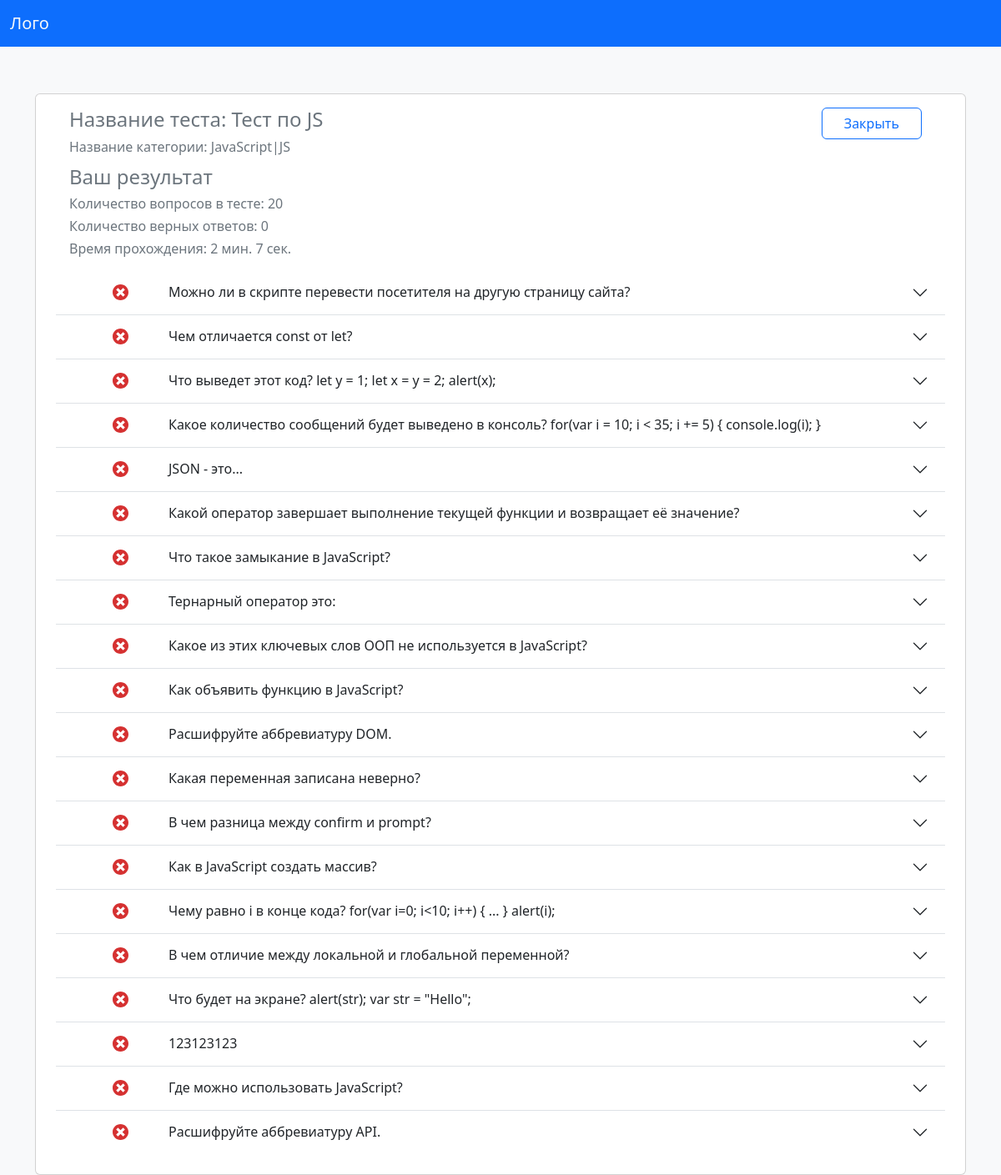
Screenshot of /resultUser/221 (signed in) with the database file from the repository.
### WebTest/models.py (models this page shows, shortened)
class List_test(models.Model):
    cover = models.ImageField(upload_to='images/',blank=True,verbose_name="Абложка теста")
    name = models.CharField(max_length=35,verbose_name="Название теста")
    category =  models.ForeignKey(Category,on_delete=models.CASCADE,verbose_name="Категория теста")
    time_start = models.DateTimeField(verbose_name="Время начало теста")
    time_end = models.DateTimeField(verbose_name="Время окончания теста")
    count_answer = models.IntegerField(verbose_name="Кол-во вопросов в тесте")
    count_treing= models.IntegerField(verbose_name="Кол-во попыток в тесте")
    class Meta:
        verbose_name="Тест"
        verbose_name_plural="Тесты"

class Category(models.Model):
    name = models.CharField(max_length=35, verbose_name="Название категории",)
    class Meta:
        verbose_name="Категории"
        verbose_name_plural="Категории"

class Question(models.Model):
    ltest_id = models.ForeignKey(List_test,on_delete=models.CASCADE,verbose_name="Название теста")
    question =  models.TextField(max_length=1500,verbose_name="Вопрос")
    answer1 =  models.TextField(max_length=1500,verbose_name="Ответ 1")
    answer2 =  models.TextField(max_length=1500,verbose_name="Ответ 2")
    answer3 =  models.TextField(max_length=1500,verbose_name="Ответ 3")
    answer4 =  models.TextField(max_length=1500,verbose_name="Ответ 4")
    trueAnswer=  models.CharField(max_length=20,verbose_name="Номер правильного ответа")
    class Meta:
        verbose_name="Вопрос"
        verbose_name_plural="Вопросы"

### WebTest/views.py (the view)
# urls.py: path('resultUser/<int:idResult>',ResultUser,name='resultUser'),
def ResultUser(request, idResult):
    us = request.user
    if request.user.is_authenticated != True:
        return render(request, "Login.html")
    result = Result.objects.get(id=idResult)
    question = Question.objects.filter(ltest_id=result.list_test_id)
    test = List_test.objects.get(id=result.list_test_id.id)
    category = Category.objects.get(id=test.category.id)
    time=(result.time).split(" ")
    min=40-int(time[0])
    sec=60-int(time[1])
    if(sec>60):
        min-=1
    if(min==40):
        sec = 0
    if(sec==60):
        sec=0
    st = result.answers
    d = dict()
    s1 = json.dumps(st)
    d = json.loads(s1)
    d = json.loads(d)
    c = list()
    i = 0
    rightcountanswer = 0
    for key, value in d.items():
        questions = Question.objects.get(id=key, ltest_id=result.list_test_id)
        st_answer = ""
        if ("1" in questions.trueAnswer):
            st_answer = questions.answer1
        if ("2" in questions.trueAnswer):
            st_answer = questions.answer2
        if ("3" in questions.trueAnswer):
            st_answer = questions.answer3
        if ("4" in questions.trueAnswer):
            st_answer = questions.answer4
        if (value == st_answer):
            rightcountanswer += 1
        resultForView = ResultfForView(
            questions.question, key, value, st_answer)
        i += 1
        c.append(resultForView)
    data = {'result': result, 'question': question,
            'test': test, 'category': category,
            'resultForView': c, 'countright': rightcountanswer,
            'countQuestions':i,"min":min,"sec":sec}
    return render(request, "ResultUser.html", data)

### WebTest/templates/ResultUser.html (shortened to what this page needs)
<html>
<head>
    {% load static %}
    <link rel="stylesheet" href={% static "bootstrap-5.3.0-alpha1-dist/css/bootstrap.css" %}>
</head>
<nav class="navbar navbar-expand-lg navbar-light bg-primary">
    <div class="container-fluid">
        <a class="navbar-brand text-light " href="{% url 'main' %}">Лого</a>
    </div>
</nav>
<body class="bg-light">
    <div class="container justify-content-center pt-5 mt-2 text-secondary">
        <div class="container pt-2 card ">
            <div class="row pt-2 mx-3">
                <div class="col-12 col-sm-6 ">
                    <h4>Название теста: {{test.name}}</h4>
                </div>
                <div class="col-12 col-sm-6 ">
                    <div class="container">
                        <a class="btn btn-outline-primary w-25 float-lg-end " type="button" href="{% url 'main' %}"> Закрыть
                        </a>
                    </div>
                </div>
            </div>
            <div class="row mx-3">
                <div class="col-12">
                    <h6>Название категории: {{category.name}}</h6>
                </div>
            </div>
            <div class="row  mx-3">
                <div class="col-12 pt-1">
                    <h4>Ваш результат</h4>
                </div>
            </div>
            <div class="row  mx-3">
                <div class="col-12">
                    <h6>Количество вопросов в тесте: {{countQuestions}}</h6>
                </div>
            </div>
            <div class="row  mx-3">
                <div class="col-12">
                    <h6>Количество верных ответов: {{countright}}</h6>
                </div>
            </div>
            <div class="row  mx-3">
                <div class="col-12">
                    <h6>Время прохождения: {{min}} мин. {{sec}} сек.</h6>
                </div>
            </div>
            <div class="container">
                <div class="row">
                    <div class="col-12 pt-2 col-md-12 col-sm-12">
                        <div class="accordion accordion-flush" id="accordionFlushExample">
                            {% for test in resultForView %}
                            <div class="accordion-item">
                                <h2 class="accordion-header" id="flush-heading{{test.answerID}}">
                                    <button class="accordion-button collapsed " type="button" data-bs-toggle="collapse"
                                        data-bs-target="#flush-collapse{{test.answerID}}" aria-expanded="false"
                                        aria-controls="flush-collapse{{test.answerID}}">
                                        <div class="right mx-5">
                                         </div>
                                        {{test.question}}
                                    </button>
                                </h2>
                            </div>
                            {% endfor %}
                        </div>
                    </div>
                </div>
                <div class="row">
                    <div class="col-12 pt-2 col-md-12 col-sm-12">
                    </div>
                </div>
            </div>
        </div>
    </div>
</body>
</html>

### rows the page displays
List_test: name "Тест по JS"
Category: name "JavaScript|JS"
Question: question "Можно ли в скрипте перевести посетителя на другую страницу сайта?"
Question: question "Чем отличается const от let?"
Question: question "Что выведет этот код? let y = 1; let x = y = 2; alert(x);"
Question: question "Какое количество сообщений будет выведено в консоль? for(var i = 10; i < 35; i += 5) { console.log(i); }"
Question: question "JSON - это..."
Question: question "Какой оператор завершает выполнение текущей функции и возвращает её значение?"
Question: question "Что такое замыкание в JavaScript?"
Question: question "Тернарный оператор это:"
Question: question "Какое из этих ключевых слов ООП не используется в JavaScript?"
Question: question "Как объявить функцию в JavaScript?"
Question: question "Расшифруйте аббревиатуру DOM."
Question: question "Какая переменная записана неверно?"
Question: question "В чем разница между confirm и prompt?"
Question: question "Как в JavaScript создать массив?"
Question: question "Чему равно i в конце кода? for(var i=0; i<10; i++) { ... } alert(i);"
Question: question "В чем отличие между локальной и глобальной переменной?"
Question: question "Что будет на экране? alert(str); var str = \"Hello\";"
Question: question "123123123"
Question: question "Где можно использовать JavaScript?"
Question: question "Расшифруйте аббревиатуру API."

### other values shown
{{ countQuestions }} "20"
{{ countright }} "0"
{{ min }} "2"
{{ sec }} "7"
